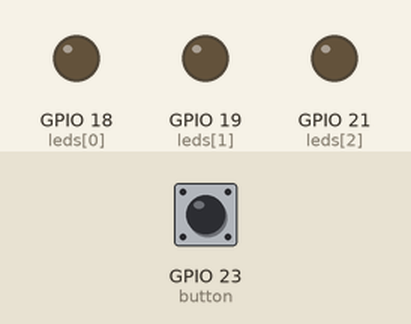
The program below on a simulated ESP32 board running MicroPython. On the bench: output pins drawn as LEDs (lit = HIGH). The test bench sets the inputs (shaded band); at power-on: GPIO 23 (button) LOW. What the program prints to the serial console is not drawn.

Above: at 1.2 s.
1.3 s: GPIO 23 (button) pulled HIGH for 0.15 s
At 4.2 s:
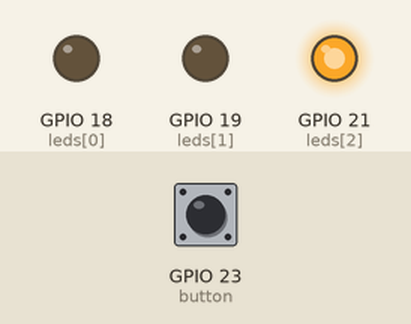
4.3 s: GPIO 23 (button) pulled HIGH for 1 s
7.3 s: GPIO 23 (button) pulled HIGH for 0.15 s
10.4 s: GPIO 23 (button) pulled HIGH for 3.2 s
At 11.6 s:
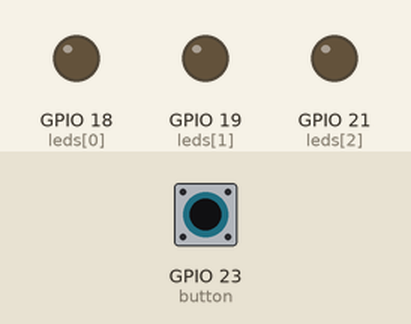
15.1 s: GPIO 23 (button) pulled HIGH for 0.15 s
At 17.08 s:
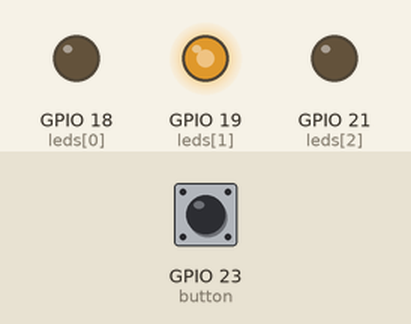
Timing chart, 0 to 26.0 s (numbered marks = the images above; inputs shaded):
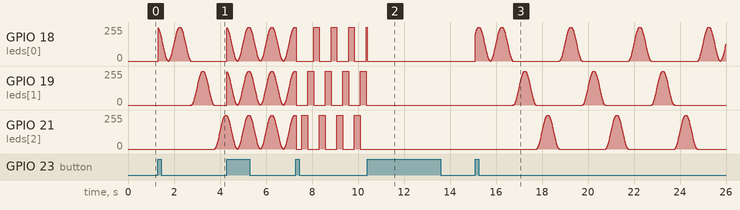

The program:

03-3.py
```python
# 實驗 #3-3：多段動態燈效模式切換器
# 執行環境：MicroPython v1.24.0 on ESP32-DevKitC

import machine
import time
import math

# --- 硬體設定 ---
PWM_FREQ = 1000
BUTTON_PIN = 23
RED_LED_PIN = 18
YELLOW_LED_PIN = 19
GREEN_LED_PIN = 21

# --- 初始化硬體 ---
button = machine.Pin(BUTTON_PIN, machine.Pin.IN, machine.Pin.PULL_DOWN)
leds = [
    machine.PWM(machine.Pin(RED_LED_PIN), freq=PWM_FREQ, duty=0),
    machine.PWM(machine.Pin(YELLOW_LED_PIN), freq=PWM_FREQ, duty=0),
    machine.PWM(machine.Pin(GREEN_LED_PIN), freq=PWM_FREQ, duty=0)
]

# --- 狀態與參數設定 ---
TOTAL_MODES = 4
current_mode = 0
last_button_state = 0

# 按鈕去抖動參數
DEBOUNCE_MS = 200
last_press_time = 0

# 模式 1 的狀態變數
breathing_led_index = 0
last_switch_time = 0 # 用於防止在亮度低點時重複切換

# 模式 3 的狀態變數
marquee_led_index = 0
last_marquee_time = time.ticks_ms()
MARQUEE_DELAY = 250

# --- 功能函式 ---
def all_leds_off():
    for led in leds:
        led.duty(0)

def set_all_leds_duty(duty_cycle):
    for led in leds:
        led.duty(duty_cycle)

def check_button_press():
    global current_mode, last_button_state, last_press_time

    mode_was_switched = False
    button_state = button.value()
    current_time = time.ticks_ms()

    if button_state == 1 and last_button_state == 0:
        if time.ticks_diff(current_time, last_press_time) > DEBOUNCE_MS:
            last_press_time = current_time
            current_mode = (current_mode + 1) % TOTAL_MODES
            print(f"模式切換至: {current_mode}")
            all_leds_off()
            mode_was_switched = True

    last_button_state = button_state
    return mode_was_switched

def mode_1_single_breath():
    """模式 1: 單顆 LED 呼吸燈，並輪流切換。"""
    global breathing_led_index, last_switch_time

    # 計算呼吸效果的亮度值 (0-1023)
    brightness = (math.sin(time.ticks_ms() * 0.002 * math.pi) + 1) / 2
    duty_cycle = int(brightness * 1023)

    leds[breathing_led_index].duty(duty_cycle)

    # 檢查是否完成一個呼吸週期 (亮度接近最低點)
    if duty_cycle < 10:
        # 使用計時器防止在低亮度區間內重複觸發切換
        if time.ticks_diff(time.ticks_ms(), last_switch_time) > 1000:
            last_switch_time = time.ticks_ms() # 更新切換時間戳

            # 將剛完成呼吸的 LED 明確關閉
            leds[breathing_led_index].duty(0)

            # 更新索引，準備下一顆 LED
            breathing_led_index = (breathing_led_index + 1) % len(leds)

def mode_2_sync_breath():
    """模式 2: 三顆 LED 同步呼吸燈"""
    brightness = (math.sin(time.ticks_ms() * 0.002 * math.pi) + 1) / 2
    duty_cycle = int(brightness * 1023)
    set_all_leds_duty(duty_cycle)

def mode_3_marquee():
    """模式 3: 跑馬燈效果"""
    global marquee_led_index, last_marquee_time
    if time.ticks_diff(time.ticks_ms(), last_marquee_time) >= MARQUEE_DELAY:
        last_marquee_time = time.ticks_ms()
        all_leds_off()
        current_led = leds[len(leds) - 1 - marquee_led_index]
        current_led.duty(1023)
        marquee_led_index = (marquee_led_index + 1) % len(leds)

# --- 主程式迴圈 ---
print("燈效模式切換器已啟動，模式: 0")

try:
    while True:
        mode_switched = check_button_press()

        # 當模式切換時，重置相關狀態變數
        if mode_switched:
            if current_mode == 1:
                breathing_led_index = 0
                last_switch_time = time.ticks_ms()
            elif current_mode == 3:
                marquee_led_index = 0
                last_marquee_time = time.ticks_ms()
            continue

        # 根據模式執行對應函式
        if current_mode == 1:
            mode_1_single_breath()
        elif current_mode == 2:
            mode_2_sync_breath()
        elif current_mode == 3:
            mode_3_marquee()

        time.sleep_ms(10)

except KeyboardInterrupt:
    print("程式已停止")

finally:
    all_leds_off()
    print("所有 LED 已關閉")
```

Measured:
- after the input at 1.3 s, GPIO 21 (leds[2]): rises from 0/255 to 255/255 in 0.48 s, then falls to 250/255 in 0.05 s
- after the input at 10.4 s, GPIO 19 (leds[1]), GPIO 21 (leds[2]): stops changing and stays 0/255
- by itself, GPIO 19 (leds[1]): alternates 255/255 for 0.25 s and 0/255 for 0.51 s
